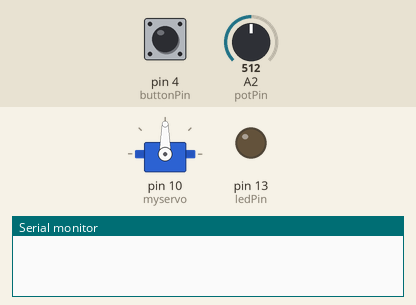
Simulated run of this sketch. Board: Arduino Uno, built with avr-gcc and run on an emulated ATmega328P. Parts: servo, output pins drawn as LEDs (lit = HIGH), the last lines printed to the serial monitor. Dashed ring = blinking. The inputs (shaded band) are chosen by the test bench; at power-on: pin 4 (buttonPin) HIGH, A2 (potPin) = 512.

Above: at 1.2 s.
1.3 s: pin 4 (buttonPin) pulled LOW for 0.15 s
At 1.7 s:
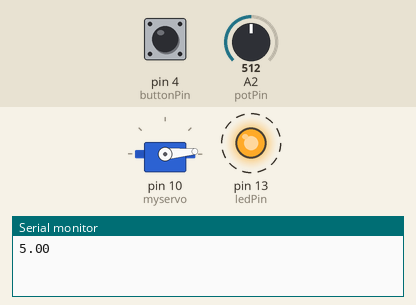
4.3 s: A2 (potPin) set to 306
At 4.45 s:
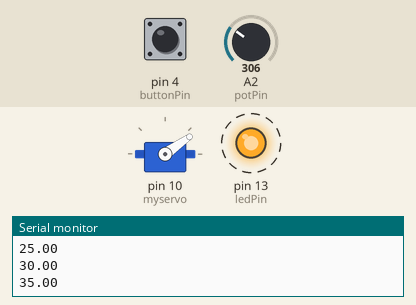
7.3 s: A2 (potPin) set to 0
10.3 s: A2 (potPin) set to 110
13.3 s: pin 4 (buttonPin) pulled LOW for 1 s
At 14.6 s:
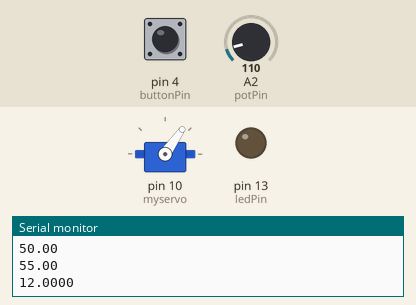
15.8 s: pin 4 (buttonPin) pulled LOW for 0.15 s
At 16.19 s:
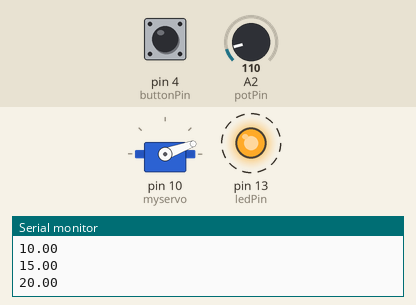
Timing chart, 0 to 19.9 s (numbered marks = the images above; inputs shaded):
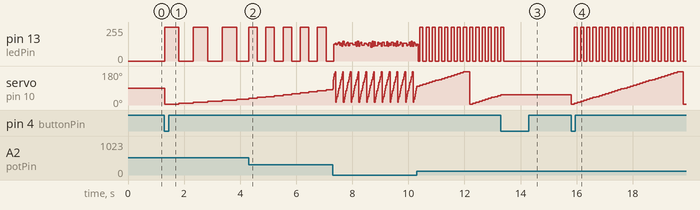

The sketch:

Interval_Working_Servo_Led.ino
```cpp
/* StopWatch
 * Paul Badger 2008
 * Demonstrates using millis(), pullup resistors,
 * making two things happen at once, printing fractions
 *
 * Physical setup: momentary switch connected to pin 4, other side connected to ground
 * LED with series resistor between pin 13 and ground
 */


#define ledPin  13                  // LED connected to digital pin 13
#define buttonPin 4                 // button on pin 4
#include <Servo.h>
Servo myservo;

int value = LOW;                    // previous value of the LED
int buttonState;                    // variable to store button state
int lastButtonState;                // variable to store last button state
int blinking;                // blink interval - change to suit
long previousMillis = 0;            // variable to store last time LED was updated
long startTime ;                    // start time for stop watch
long elapsedTime ;                  // elapsed time for stop watch
int fractional;                     // variable used to store fractional part of time
int potPin=2;
float pos = 0;


void setup()
{
   Serial.begin(9600);

   pinMode(ledPin, OUTPUT);         // sets the digital pin as output

   pinMode(buttonPin, INPUT);       // not really necessary, pins default to INPUT anyway
   digitalWrite(buttonPin, HIGH);   // turn on pullup resistors. Wire button so that press shorts pin to ground.
   myservo.attach(10);

}

void loop()
{
    // check for button press
   buttonState = digitalRead(buttonPin);     // read the button state and store
   float val= analogRead(potPin);
   long interval = val;

   if (buttonState == LOW && lastButtonState == HIGH  &&  blinking == false){     // check for a high to low transition
      // if true then found a new button press while clock is not running - start the clock

      startTime = millis();                                   // store the start time
      blinking = true;                                     // turn on blinking while timing
      delay(5);                                               // short delay to debounce switch
      lastButtonState = buttonState;                          // store buttonState in lastButtonState, to compare next time

   }

   else if (buttonState == LOW && lastButtonState == HIGH && blinking == true){     // check for a high to low transition
      // if true then found a new button press while clock is running - stop the clock and report

        elapsedTime =   millis() - startTime;              // store elapsed time
        blinking = false;                                  // turn off blinking, all done timing
        lastButtonState = buttonState;                     // store buttonState in lastButtonState, to compare next time

       // routine to report elapsed time
        Serial.print( (int)(elapsedTime / 1000L));         // divide by 1000 to convert to seconds - then cast to an int to print

        Serial.print(".");                             // print decimal point

        // use modulo operator to get fractional part of time
       fractional = (int)(elapsedTime % 1000L);

       // pad in leading zeros - wouldn't it be nice if
       // Arduino language had a flag for this? :)
       if (fractional == 0)
          Serial.print("000");      // add three zero's
       else if (fractional < 10)    // if fractional < 10 the 0 is ignored giving a wrong time, so add the zeros
          Serial.print("00");       // add two zeros
       else if (fractional < 100)
          Serial.print("0");        // add one zero

       Serial.println(fractional);  // print fractional part of time
       pos = 0;

   }

   else{
      lastButtonState = buttonState;                         // store buttonState in lastButtonState, to compare next time
   }

   // blink routine - blink the LED while timing
   // check to see if it's time to blink the LED; that is, the difference
   // between the current time and last time we blinked the LED is larger than
   // the interval at which we want to blink the LED.

   if ( (millis() - previousMillis > interval) ) {

      if (blinking == true){
         previousMillis = millis();                // remember the last time we blinked the LED
         pos = pos + 5;
           if (pos < 180 )
             myservo.write(pos);
           else pos=0;

         // if the LED is off turn it on and vice-versa.
         if (value == LOW)
            value = HIGH;
         else
            value = LOW;
         digitalWrite(ledPin, value);
         Serial.println(pos);
      }
      else{
         digitalWrite(ledPin, LOW);                         // turn off LED when not blinking
      }
   }

}
```

Measured:
- after the input at 1.3 s, pin 13 (ledPin): alternates 255/255 for 0.51 s and 0/255 for 0.51 s, starting at once; servo on pin 10 (myservo): 90° → 5° at once, → 10° 0.51 s later, → 15° 0.51 s later, → 20° 0.51 s later, … (6 changes in this stretch)
- after the input at 4.3 s, pin 13 (ledPin): alternates 255/255 for 0.31 s and 0/255 for 0.31 s, starting at once
- after the input at 13.3 s, pin 13 (ledPin): goes on until 13.4 s, then stays 0/255; servo on pin 10 (myservo): stays 55° (without the input it goes to 60° after 0.11 s)
- after the input at 15.8 s, pin 13 (ledPin): alternates 255/255 for 0.11 s and 0/255 for 0.11 s, starting after 0.12 s; servo on pin 10 (myservo): 55° → 5° at once, → 10° 0.11 s later, → 15° 0.11 s later, → 20° 0.11 s later, … (36 changes in this stretch)
